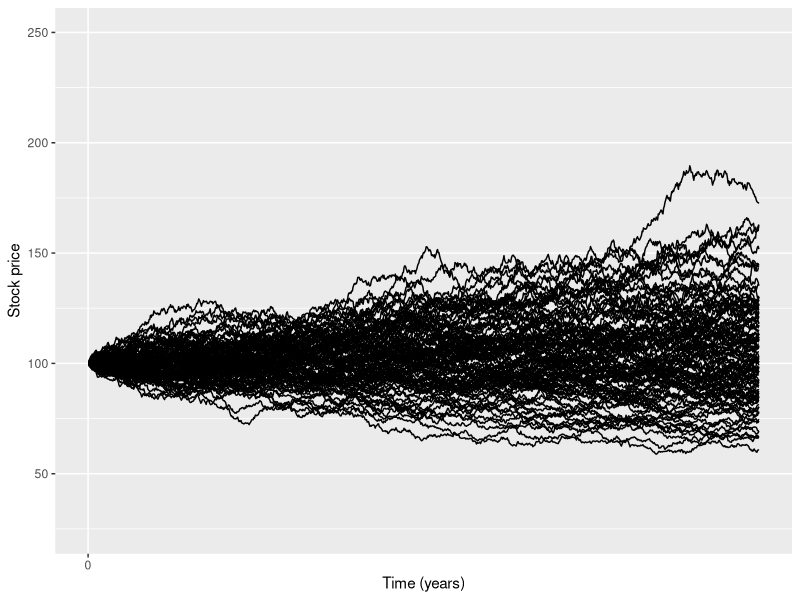
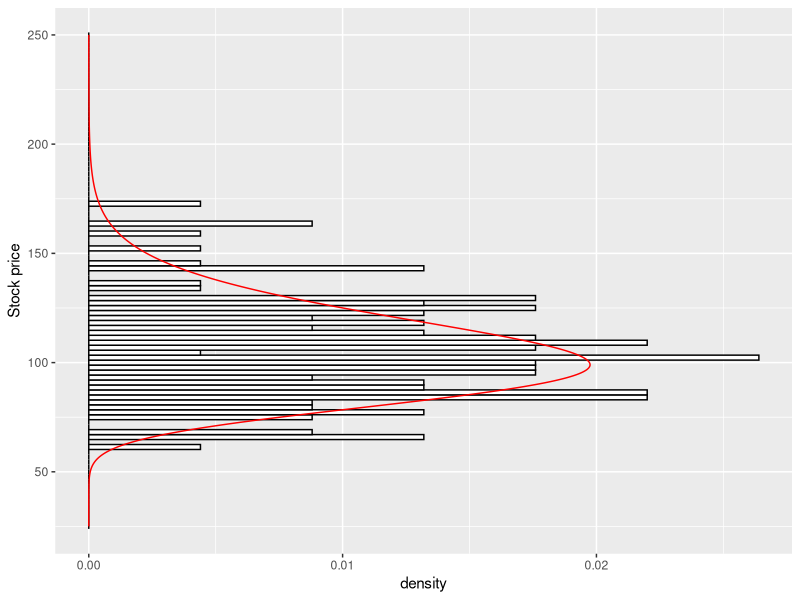

Source code (R) for these figures, in order:
library(ggplot2)
library(reshape2)

n <- 100
s <- 100
k <- 110
r <- 0.05
v <- 0.2
mat <- 1
dt  <- 1 / 1000
ts  <- mat / dt

set.seed(12345)
z <- matrix(rnorm(n * ts, 0, 1), n, ts)
s_asian <- matrix(s, n, ts)

drift <- (r - 0.5 * v ** 2) * dt
vol   <- v * sqrt(dt)

for (t in 2:ts){
  s_asian[,t] <- s_asian[,(t-1)] * exp(drift + vol * z[,t])
}

s_avg <- rowMeans(s_asian)
c_each <- exp(-r * mat) * pmax(s_avg - k, 0)
c <- mean(c_each)
sd <- sd(c_each) / sqrt(n)

c
sd
# Plotting
df <- as.data.frame(t(s_asian))
df <- melt(df)
df$rowid <- 1:ts

ggplot(data = df,
       aes(x = rowid * mat / ts,
           y = value,
           group = factor(variable))) +
  geom_line() +
  labs(x = 'Time (years)', y = 'Stock price') +
  scale_x_continuous(breaks = seq(0,mat,5),
                     minor_breaks = seq(0,mat,2.5)) +
  ylim(25,250)

x <- seq(25, 250, 0.01)
ggplot(NULL) +
  geom_histogram(aes(x = s_asian[, length(s_asian[1,])], y = ..density..),
                 fill = 'white', col = 'black',
                 bins = 100) +
  geom_line(aes(x = x, y = dlnorm(x, log(s) + drift * ts, vol * sqrt(ts))),
            col = 'red') +
  labs(x = "Stock price") + 
  coord_flip()
